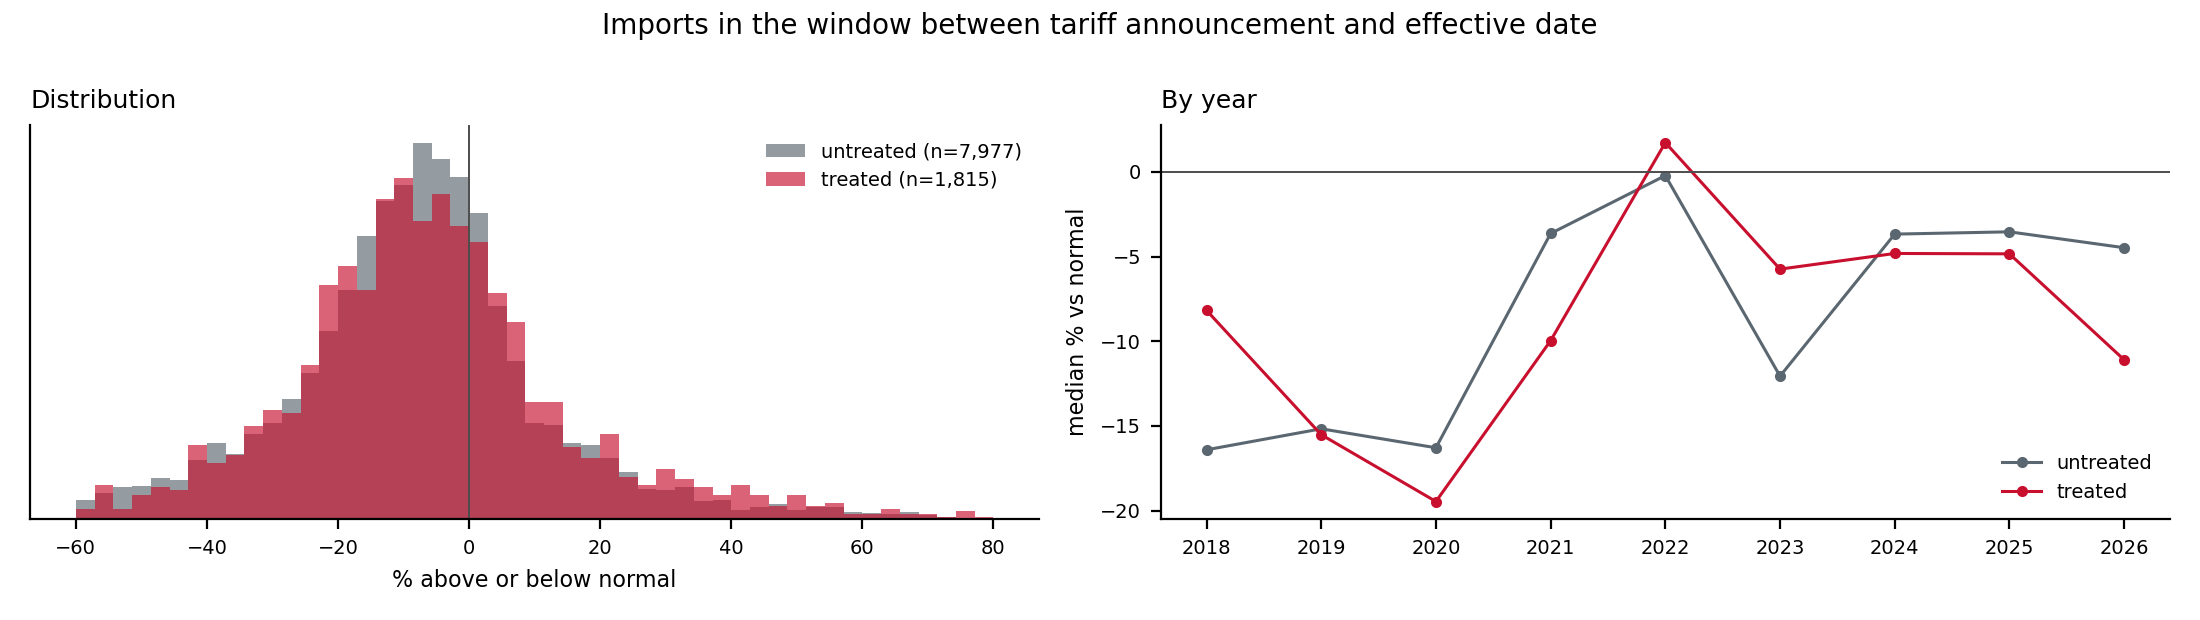

Write Python code to recreate this figure.
"""The first test that uses coverage: did tariffed products move differently from untariffed ones?

For every chapter we measure how far imports ran above or below what the pre-2025 counterfactual
predicted. We then mark each chapter-month as treated if a tariff action covering that chapter was
between announcement and effective date, and compare the two groups.
"""
import re
import numpy as np, pandas as pd
import matplotlib; matplotlib.use("Agg")
import matplotlib.pyplot as plt
from statsmodels.tsa.seasonal import STL
import warnings; warnings.filterwarnings("ignore")

CUT, TREND_WIN = "2024-12", 36
RED, GREY = "#C8102E", "#5B6770"
EXCLUDE = {"98", "99"}          # accounting categories, not products

def anomaly_series(s):
    s = s.replace(0, np.nan).dropna(); pre = s[:CUT]
    if len(pre) < 72: return None
    ln = np.log(pre); st = STL(ln, period=12, robust=True).fit()
    tr, se = st.trend, st.seasonal
    t = np.arange(len(tr)); b, _ = np.polyfit(t[-TREND_WIN:], tr.values[-TREND_WIN:], 1)
    prof = (pd.DataFrame({"m": se.index.month, "s": se.values})
              .groupby("m")["s"].apply(lambda x: x.tail(3).mean()))
    step = np.arange(len(s.index)) - (len(pre) - 1)
    pred = np.exp((tr.values[-1] + b*step) + s.index.month.map(prof).values)
    return (s / pd.Series(pred, index=s.index) - 1) * 100

def main():
    p = pd.read_csv("imports_hs2_panel.csv", dtype={"chapter": str, "cty_name": str})
    p["date"] = pd.to_datetime(dict(year=p.year, month=p.month, day=1))
    p["kg"] = p.air_kg + p.ves_kg

    an = {}
    for ch, d in p.groupby("chapter"):
        if ch in EXCLUDE: continue
        a = anomaly_series(d.groupby("date").kg.sum().sort_index().asfreq("MS"))
        if a is not None: an[ch] = a
    A = pd.DataFrame(an)
    print(f"chapters with a counterfactual: {A.shape[1]}")

    # treated chapter-months: inside an announcement-to-effective window
    s = pd.read_csv("coverage/event_scope.csv", dtype={"chapter": str})
    s = s[s.chapter.notna()]
    s["ann"] = pd.to_datetime(s.announcement_date, errors="coerce")
    s["eff"] = pd.to_datetime(s.effective_date, errors="coerce")
    s = s.dropna(subset=["ann"])
    s["eff"] = s.eff.fillna(s.ann + pd.Timedelta(days=30))   # typical lag when none stated

    treated = set()
    for _, r in s.iterrows():
        chs = list(A.columns) if r.chapter == "ALL" else [r.chapter]
        months = pd.date_range(r.ann.to_period("M").to_timestamp(),
                               r.eff.to_period("M").to_timestamp(), freq="MS")
        for ch in chs:
            for m in months: treated.add((ch, m))

    long = A.stack().rename("anomaly").reset_index()
    long.columns = ["date", "chapter", "anomaly"]
    long = long[long.date.between("2018-01-01", "2026-06-01")]
    long["treated"] = [(c, d) in treated for c, d in zip(long.chapter, long.date)]

    g = long.groupby("treated").anomaly
    print(f"\nchapter-months, 2018 onward")
    print(f"  treated   {g.size().get(True,0):>7,}")
    print(f"  untreated {g.size().get(False,0):>7,}")
    print(f"\n{'':<12}{'median':>9}{'mean':>9}{'p90':>9}{'share >20%':>12}")
    for t, lab in [(True,"treated"), (False,"untreated")]:
        x = long[long.treated == t].anomaly
        print(f"{lab:<12}{x.median():>+8.1f}%{x.mean():>+8.1f}%"
              f"{np.percentile(x,90):>+8.1f}%{(x>20).mean():>11.0%}")

    t_, u_ = long[long.treated].anomaly, long[~long.treated].anomaly
    from scipy import stats
    st_ = stats.mannwhitneyu(t_, u_, alternative="greater")
    print(f"\nMann-Whitney, treated greater than untreated: p = {st_.pvalue:.2g}")

    fig, axes = plt.subplots(1, 2, figsize=(11, 3.1))
    bins = np.linspace(-60, 80, 50)
    axes[0].hist(u_, bins=bins, density=True, color=GREY, alpha=.65, label=f"untreated (n={len(u_):,})")
    axes[0].hist(t_, bins=bins, density=True, color=RED, alpha=.65, label=f"treated (n={len(t_):,})")
    axes[0].axvline(0, color="0.3", lw=.7)
    axes[0].set_xlabel("% above or below normal", fontsize=8)
    axes[0].legend(fontsize=7, frameon=False); axes[0].set_yticks([])
    axes[0].set_title("Distribution", fontsize=9, loc="left")

    mt = long[long.treated].groupby(long.date.dt.year).anomaly.median()
    mu = long[~long.treated].groupby(long.date.dt.year).anomaly.median()
    axes[1].plot(mu.index, mu.values, color=GREY, marker="o", ms=3, lw=1.1, label="untreated")
    axes[1].plot(mt.index, mt.values, color=RED, marker="o", ms=3, lw=1.1, label="treated")
    axes[1].axhline(0, color="0.3", lw=.7)
    axes[1].set_ylabel("median % vs normal", fontsize=8)
    axes[1].legend(fontsize=7, frameon=False)
    axes[1].set_title("By year", fontsize=9, loc="left")
    for ax in axes:
        ax.tick_params(labelsize=7)
        for sp in ("top","right"): ax.spines[sp].set_visible(False)
    plt.suptitle("Imports in the window between tariff announcement and effective date",
                 fontsize=10)
    plt.tight_layout(); plt.savefig("coverage/treated_vs_untreated.png", dpi=200)
    long.to_csv("coverage/chapter_month_treated.csv", index=False)
    print("\nwritten: coverage/treated_vs_untreated.png, coverage/chapter_month_treated.csv")

if __name__ == "__main__":
    main()
